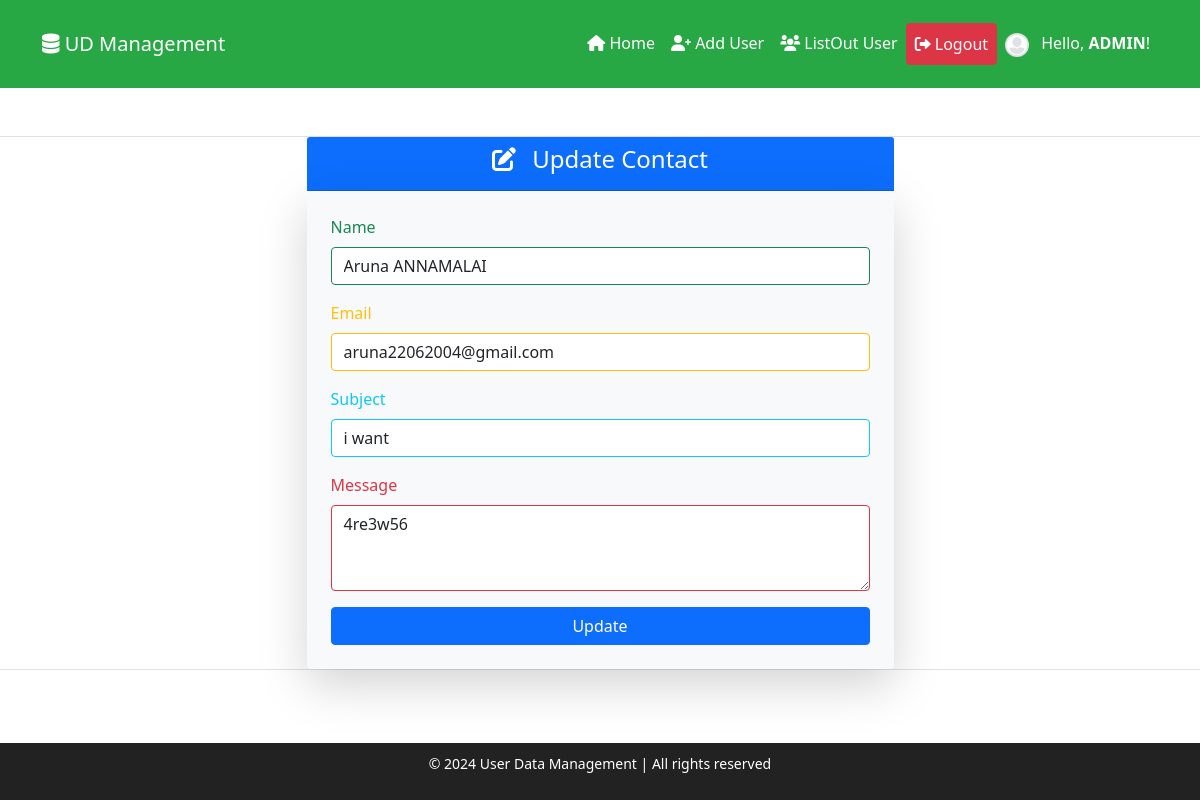
Screenshot of /blog/update/1/ (signed in) with the database file from the repository.
### blog/models.py (models this page shows, shortened)
class Contact(models.Model):
    name = models.CharField(max_length=100)
    email = models.EmailField()
    subject = models.CharField(max_length=200)
    message = models.TextField()
    created_at = models.DateTimeField(auto_now_add=True)

### blog/views.py (the view)
# urls.py: path('update/<int:id>/', update_view, name='update'),
def update_view(request, id):
    if request.session.get('user_id') is None:
        return redirect('blog:login')
    data = get_object_or_404(Contact, id=id)
    if request.method == 'POST':
        form = ContactForm(request.POST, instance=data)
        if form.is_valid():
            form.save()
            messages.success(request, "Your data has been successfully updated.")
            return redirect('blog:index')  # Redirect to success page
    else:
        form = ContactForm(instance=data)  # Initialize the form with existing data
    return render(request, 'update_form.html', {'form': form, 'data': data})

### blog/forms.py
class ContactForm(forms.ModelForm):
    class Meta:
        model = Contact
        fields ='__all__'

### blog/templates/update_form.html (shortened to what this page needs)
{% extends 'base.html' %} {% block content %}
<div class="row justify-content-center border">
  <div class="col-md-6">
<div class="card-header text-center bg-primary text-white">
  <h4> <i class="fas fa-edit" style="margin-right: 10px;"></i> Update Contact</h4>
</div>
    <form method="POST" class="p-4 shadow-lg rounded bg-light">
      <div class="mb-3">
        <label for="id_name" class="form-label text-success">Name</label>
        <input
          type="text"
          class="form-control border-success"
          id="id_name"
          name="name"
          value="{{ form.name.value }}"
          required
        />
      </div>
      <div class="mb-3">
        <label for="id_email" class="form-label text-warning">Email</label>
        <input
          type="email"
          class="form-control border-warning"
          id="id_email"
          name="email"
          value="{{ form.email.value }}"
          required
        />
      </div>
      <div class="mb-3">
        <label for="id_subject" class="form-label text-info">Subject</label>
        <input
          type="text"
          class="form-control border-info"
          id="id_subject"
          name="subject"
          value="{{ form.subject.value }}"
          required
        />
      </div>
      <div class="mb-3">
        <label for="id_message" class="form-label text-danger">Message</label>
        <textarea
          class="form-control border-danger"
          id="id_message"
          name="message"
          rows="3"
          required
        >
{{ form.message.value }}</textarea
        >
      </div>
      <button type="submit" class="btn btn-primary w-100">Update</button>
    </form>
    {% endblock %}

### rows the page displays
Contact: name "Aruna ANNAMALAI", email "aruna22062004@gmail.com", subject "i want", message "4re3w56"

### other values shown
{{ request.session.username | upper }} "ADMIN"
